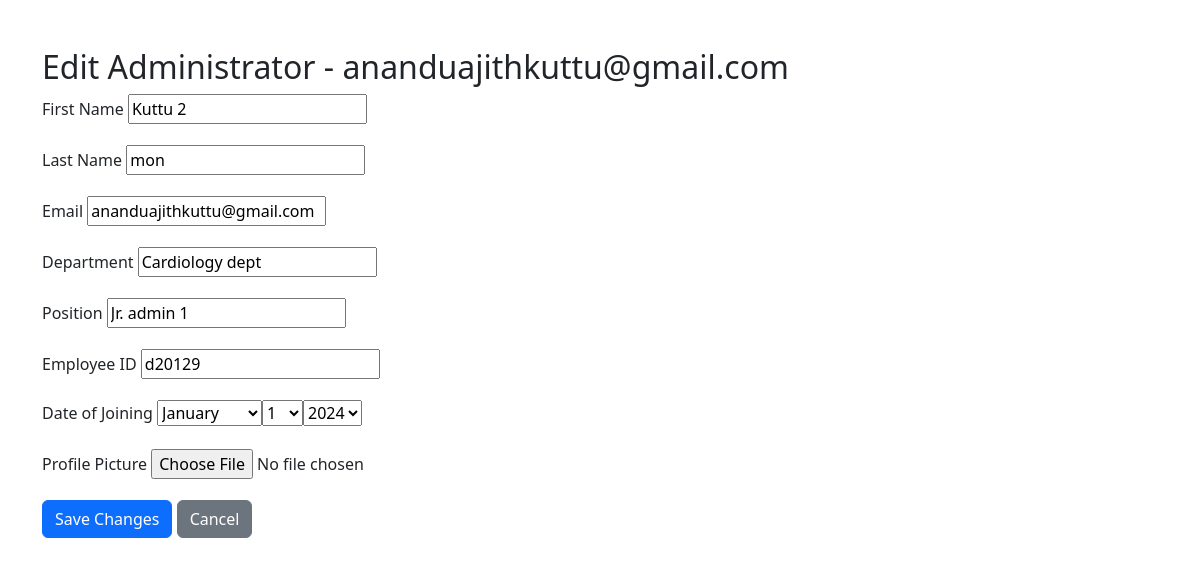
Screenshot of /admin-edit/2/ with the database file from the repository.
### e_hospitalityapp/models.py (models this page shows, shortened)
class Administrator(models.Model):
    user = models.OneToOneField(User, on_delete=models.CASCADE)
    department = models.CharField(max_length=100)
    position = models.CharField(max_length=100)
    employee_id = models.CharField(max_length=100, unique=True)
    date_of_joining = models.DateField()
    profile_picture = models.ImageField(upload_to='profile_pictures/', blank=True, null=True)
    address_line1 = models.CharField(max_length=255)
    city = models.CharField(max_length=100)
    state = models.CharField(max_length=100)
    postal_code = models.CharField(max_length=20)
    country = models.CharField(max_length=100)
    is_approved = models.BooleanField(default=False)

### e_hospitalityapp/views.py (the view)
# urls.py: path('admin-edit/<int:pk>/', views.admin_edit, name='admin_edit'),
def admin_edit(request, pk):
    admin = get_object_or_404(Administrator, pk=pk)
    user = admin.user
    if request.method == 'POST':
        form = AdminEditForm(request.POST, request.FILES, instance=admin)
        if form.is_valid():
            form.save()  # This will save both User and Administrator data
            messages.success(request, 'Administrator updated successfully!')
            return redirect('admin_list')
    else:
        form = AdminEditForm(instance=admin, initial={
            'first_name': user.first_name,
            'last_name': user.last_name,
            'email': user.email,
        })
    return render(request, 'admin_edit.html', {'form': form, 'admin': admin})

### e_hospitalityapp/forms.py (shortened to what this page needs)
class AdminEditForm(forms.ModelForm):
    first_name = forms.CharField(max_length=30)
    last_name = forms.CharField(max_length=30)
    email = forms.EmailField()
    department = forms.CharField(max_length=100)
    position = forms.CharField(max_length=100)
    employee_id = forms.CharField(max_length=50)
    date_of_joining = forms.DateField(widget=forms.SelectDateWidget())
    profile_picture = forms.ImageField(required=False)
    class Meta:
        model = Administrator
        fields = ['department', 'position', 'employee_id', 'date_of_joining', 'profile_picture']  # Administrator fields only

### templates/admin_edit.html (shortened to what this page needs)
<!DOCTYPE html>
<html lang="en">
<head>
    <link href="https://cdn.jsdelivr.net/npm/bootstrap@5.3.0-alpha3/dist/css/bootstrap.min.css" rel="stylesheet">
</head>
<body>
    <div class="container mt-5">
        <h2>Edit Administrator - {{ admin.user.username }}</h2>
        <form method="POST" enctype="multipart/form-data">
            <div class="mb-3">
                <label for="first_name" class="form-label">First Name</label>
                {{ form.first_name }}
            </div>
            <div class="mb-3">
                <label for="last_name" class="form-label">Last Name</label>
                {{ form.last_name }}
            </div>
            <div class="mb-3">
                <label for="email" class="form-label">Email</label>
                {{ form.email }}
            </div>
            <div class="mb-3">
                <label for="department" class="form-label">Department</label>
                {{ form.department }}
            </div>
            <div class="mb-3">
                <label for="position" class="form-label">Position</label>
                {{ form.position }}
            </div>
            <div class="mb-3">
                <label for="employee_id" class="form-label">Employee ID</label>
                {{ form.employee_id }}
            </div>
            <div class="mb-3">
                <label for="date_of_joining" class="form-label">Date of Joining</label>
                {{ form.date_of_joining }}
            </div>
            <div class="mb-3">
                <label for="profile_picture" class="form-label">Profile Picture</label>
                {{ form.profile_picture }}
            </div>
            <button type="submit" class="btn btn-primary">Save Changes</button>
            <a href="{% url 'admin_list' %}" class="btn btn-secondary">Cancel</a>
        </form>
    </div>
</body>
</html>

### rows the page displays
Administrator: user.username "ananduajithkuttu@gmail.com", department "Cardiology dept", position "Jr. admin 1", employee_id "d20129"
